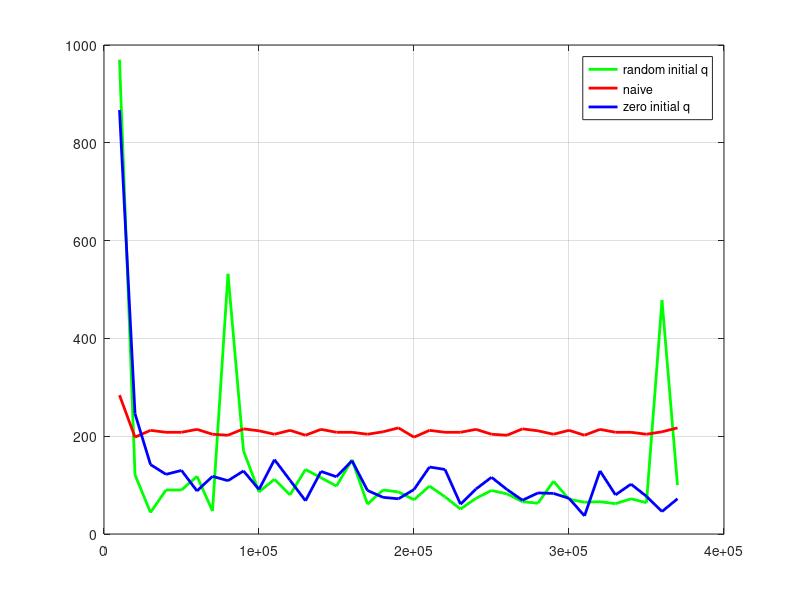

This figure's MATLAB source:
memset = textread('memset_0_values.txt');
random = textread('memset_0_random_values.txt');
naive = textread('naive_values.txt');
x = (1:37)*10000;
plot(x, -memset(1:37), 'g', 'LineWidth', 2);
hold on; plot(x, -naive(1:37), 'r', 'LineWidth', 2);
plot(x, -random(1:37), 'b', 'LineWidth', 2);
legend ('random initial q', 'naive', 'zero initial q')
% xlabel('epochs')
% ylabel('performance (total wait)')
grid on;

 